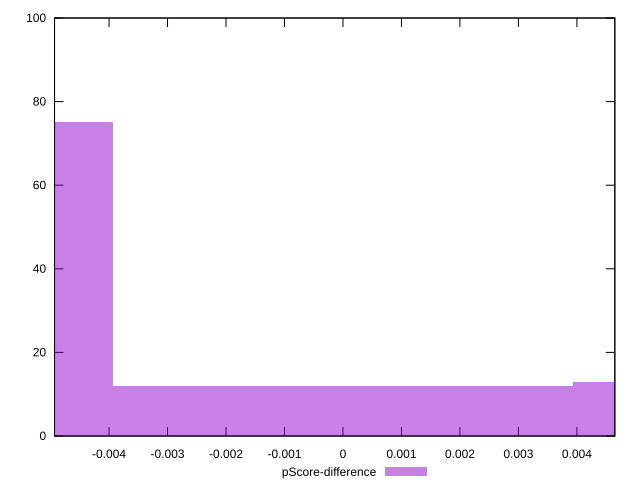

gnuplot code for this plot:
reset

$pScoreDifference <<EOF
-0.00786214053931155 75
0 12
0.00786214053931155 13
EOF

set key outside below
set boxwidth 0.00786214053931155
set xrange [-0.004931822957321863:0.004648231415178894]
set yrange [0:100]
set trange [0:100]
set style fill transparent solid 0.5 noborder
set terminal svg size 640, 490 enhanced background rgb 'white'
set output "report_00018_2021-02-10T15-25-16.877Z/max-potential-fid/samples/pages+cached+noadtech/pScore-difference/histogram.svg"

plot $pScoreDifference title "pScore-difference" with boxes

reset
